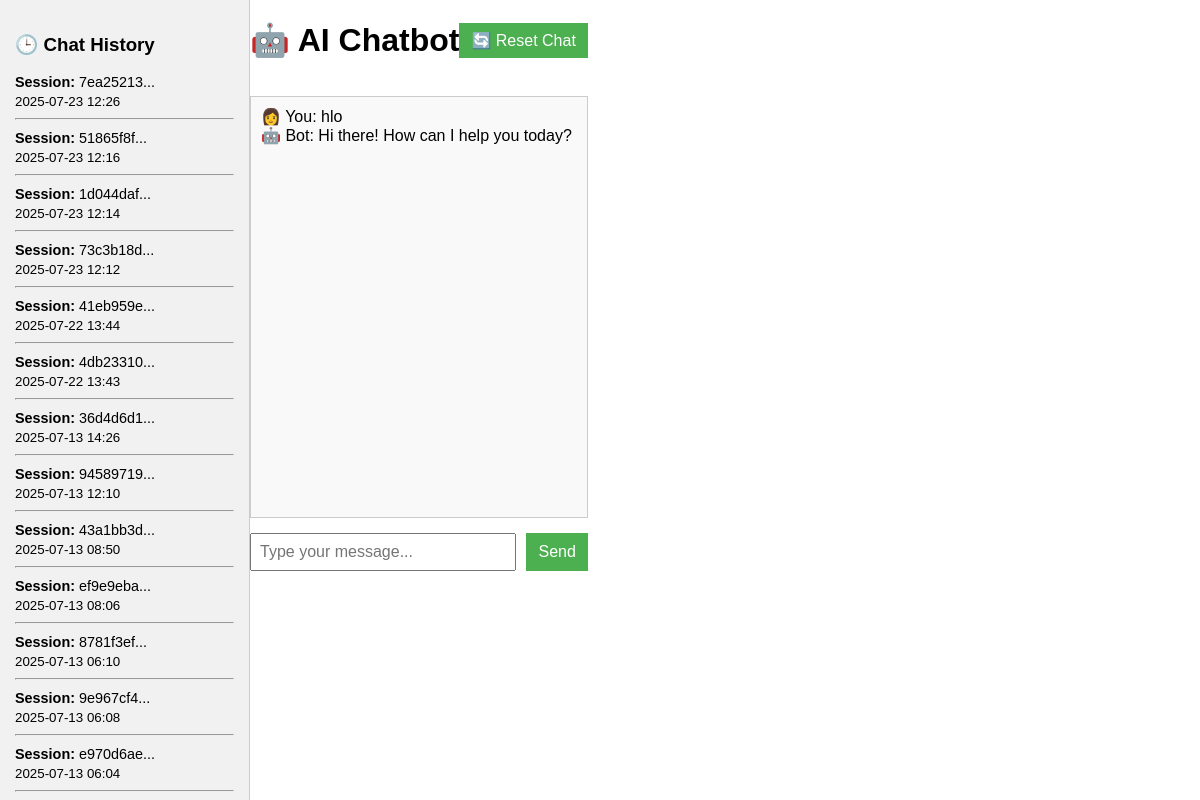
/chat/51865f8f-155c-4a04-bff7-15d7140889ad, run on the app's committed database.
### kw chatbot project/app.py (models this page shows)
class Chat(db.Model):
    id = db.Column(db.Integer, primary_key=True)
    session_id = db.Column(db.String(100), nullable=False)
    full_conversation = db.Column(db.Text, nullable=False)
    timestamp = db.Column(db.DateTime, default=datetime.utcnow)

### kw chatbot project/app.py (the view)
@app.route("/chat/<session_id>")
def view_chat(session_id):
    chat = Chat.query.filter_by(session_id=session_id).first()
    history = Chat.query.order_by(Chat.timestamp.desc()).all()
    conversation = chat.full_conversation if chat else ""
    session["session_id"] = session_id  # Switch to clicked session
    return render_template("index.html", conversation=conversation, history=history)

### kw chatbot project/app.py (called while the page is built)
@app.before_request
def set_session():
    if "session_id" not in session:
        session["session_id"] = str(uuid.uuid4())

### kw chatbot project/templates/index.html (shortened to what this page needs)
<!DOCTYPE html>
<html lang="en">
<head>
  <link rel="stylesheet" href="{{ url_for('static', filename='style.css') }}">
</head>
<body>
<div class="layout">
  <div class="sidebar">
  <h3>🕒 Chat History</h3>
  {% for chat in history %}
    <div class="chat-item">
      <a href="/chat/{{ chat.session_id }}" style="text-decoration: none; color: inherit;">
        <p><strong>Session:</strong> {{ chat.session_id[:8] }}...</p>
        <small>{{ chat.timestamp.strftime('%Y-%m-%d %H:%M') }}</small>
      </a>
      <hr>
    </div>
  {% endfor %}
</div>
  <div class="container">
    <div class="top-bar">
      <h1>🤖 AI Chatbot</h1>
      <button onclick="resetChat()">🔄 Reset Chat</button>
    </div>
    <div id="chat-box" class="chat-box">{{ conversation.replace('\n', '<br>')|safe }}</div>
    <div class="input-area">
      <input type="text" id="user-input" placeholder="Type your message..." />
      <button onclick="sendMessage()">Send</button>
    </div>
  </div>
</div>
</body>
</html>

### kw chatbot project/static/style.css (style rules this page uses)
body { font-family: Arial, sans-serif; margin: 0; padding: 0; }
.layout { display: flex; height: 100vh; }
.sidebar { width: 250px; background: #f1f1f1; padding: 15px; overflow-y: auto; border-right: 1px solid #ccc; flex-shrink: 0; box-sizing: border-box; }
.chat-item { margin-bottom: 10px; word-wrap: break-word; word-break: break-word; max-width: 100%; }
.chat-item p { margin: 2px 0; font-size: 0.9rem; }
.top-bar { display: flex; justify-content: space-between; align-items: center; }
.chat-box { border: 1px solid #ccc; padding: 10px; height: 400px; overflow-y: auto; background-color: #f9f9f9; margin: 15px 0; }
.input-area { display: flex; gap: 10px; }
input[type="text"] { flex: 1; padding: 8px; font-size: 1rem; }
button { padding: 8px 12px; background-color: #4CAF50; color: white; border: none; font-size: 1rem; cursor: pointer; }

### data on the page
Chat: session_id "7ea25213", timestamp "2025-07-23 12:26"
Chat: session_id "51865f8f", timestamp "2025-07-23 12:16", replace "👩 You: hlo 🤖 Bot: Hi there! How can I help you today?"
Chat: session_id "1d044daf", timestamp "2025-07-23 12:14"
Chat: session_id "73c3b18d", timestamp "2025-07-23 12:12"
Chat: session_id "41eb959e", timestamp "2025-07-22 13:44"
Chat: session_id "4db23310", timestamp "2025-07-22 13:43"
Chat: session_id "36d4d6d1", timestamp "2025-07-13 14:26"
Chat: session_id "94589719", timestamp "2025-07-13 12:10"
Chat: session_id "43a1bb3d", timestamp "2025-07-13 08:50"
Chat: session_id "ef9e9eba", timestamp "2025-07-13 08:06"
Chat: session_id "8781f3ef", timestamp "2025-07-13 06:10"
Chat: session_id "9e967cf4", timestamp "2025-07-13 06:08"
Chat: session_id "e970d6ae", timestamp "2025-07-13 06:04"
